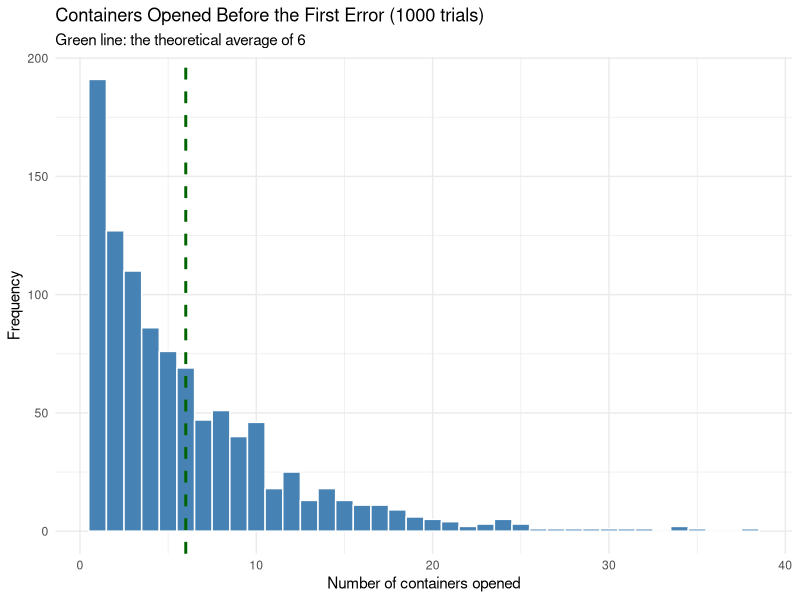
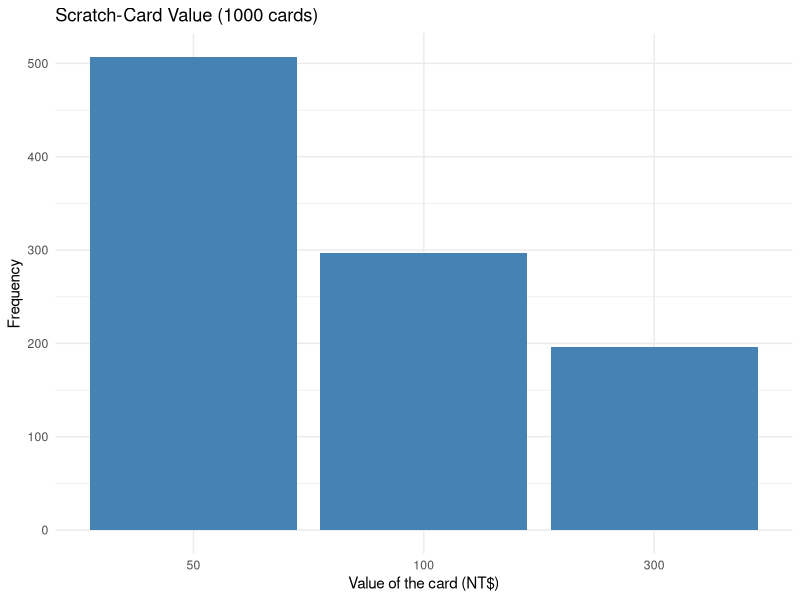
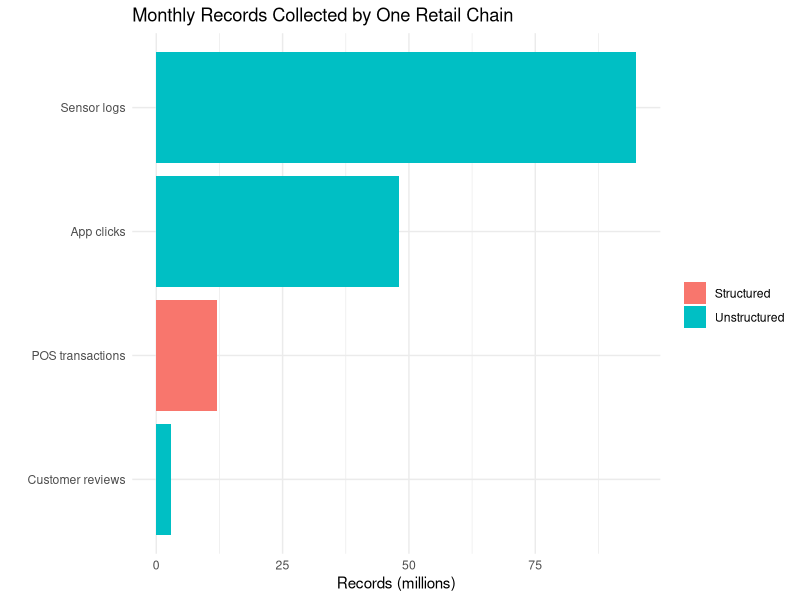

These charts were generated, in order, by the following R code:
## ---- chunk 1
library(tidyverse)
library(ggplot2)
knitr::opts_chunk$set(echo = TRUE, warning = FALSE, message = FALSE)
## ---- chunk 2
set.seed(2023)
matrix(sample(0:9, size = 50, replace = TRUE), nrow = 5, byrow = TRUE)

sample(1:50, size = 10)
## ---- chunk 3
branches <- c(
  "Bade","Bali","Banqiao","Beitou","Daan","Datong","Daxi","Gongliao","Guishan","Jinshan",
  "Keelung","Linkou","Longtan","Luzhou","Luzhu","Nangang","Neihu","Pinglin","Pingxi","Pingzhen",
  "Ruifang","Sanchong","Sanxia","Sanzhi","Shenkeng","Shiding","Shilin","Shimen","Shuangxi","Shulin",
  "Songshan","Taishan","Tamsui","Taoyuan","Tucheng","Wanhua","Wanli","Wenshan","Wugu","Wulai",
  "Xindian","Xinyi","Xinzhuang","Xizhi","Yangmei","Yingge","Yonghe","Zhonghe","Zhongli","Zhongshan")

numbers_from_table <- c(43, 29, 17, 9, 4, 48, 44, 19, 7, 27)
branches[numbers_from_table]
## ---- chunk 4
set.seed(1114)
audit_numbers <- sort(sample(seq_along(branches), size = 10))
knitr::kable(data.frame(Number = sprintf("%02d", audit_numbers),
                        Branch = branches[audit_numbers]), align = "c")
## ---- chunk 5
set.seed(2024)
sampling_interval <- length(branches) / 10
random_start      <- sample(sampling_interval, size = 1)

audit_schedule <- seq(random_start, length(branches), by = sampling_interval)
audit_schedule
branches[audit_schedule]
## ---- chunk 6
members <- data.frame(
  company  = c("Aurora Tech","Harvest Sauce","Camellia Tea","Beacon Semi","Jade Snack",
               "Kingfisher Micro","Skyline Vision","Golden Grain","Lotus Noodle","Nimbus Devices",
               "Helios Optics","Ruby Fruit","Orchid Circuits","Pomelo Foods","Granite Boards",
               "Silver Carp Foods","Zenith Modules","Willow Bakery","Summit Cable","Teal Bean Foods"),
  industry = c("Electronics","Food","Food","Electronics","Food",
               "Electronics","Electronics","Food","Food","Electronics",
               "Electronics","Food","Electronics","Food","Electronics",
               "Food","Electronics","Food","Electronics","Food"),
  size     = c("Small","Large","Small","Large","Small",
               "Small","Large","Large","Small","Small",
               "Large","Large","Small","Small","Large",
               "Large","Small","Small","Large","Large")
)
table(members$industry, members$size)
## ---- chunk 7
set.seed(1403)
stratified_sample <- members |>
  group_by(industry, size) |>
  slice_sample(n = 2) |>
  arrange(industry, size)

knitr::kable(stratified_sample, align = "c")
## ---- chunk 8
coin_digits <- c(8, 6, 3, 1)
ifelse(coin_digits %% 2 == 1, "H", "T")

set.seed(143)
sample(1:6, size = 10, replace = TRUE)
sample(1:4, size = 10, replace = TRUE)
## ---- chunk 9
set.seed(101)
order_digits <- sample(0:9, size = 20, replace = TRUE)
order_digits

late_delivery <- order_digits %in% 1:4
sum(late_delivery)
mean(late_delivery)
## ---- chunk 10
set.seed(405)
tender_digits <- sample(1:9, size = 5, replace = TRUE)
tender_digits

winner <- ifelse(tender_digits <= 6, "Northline", "Southport")
table(winner)
## ---- chunk 11
set.seed(23)
containers_opened <- rgeom(20, prob = 1/6) + 1
containers_opened
sum(containers_opened)
mean(containers_opened)
## ---- chunk 12
set.seed(23)
many_inspections <- rgeom(1000, prob = 1/6) + 1
mean(many_inspections)

p146 <- ggplot(data.frame(opened = many_inspections), aes(x = opened)) +
  geom_histogram(binwidth = 1, fill = "steelblue", color = "white") +
  geom_vline(xintercept = 6, color = "darkgreen",
             linetype = "dashed", linewidth = 1) +
  labs(title = "Containers Opened Before the First Error (1000 trials)",
       subtitle = "Green line: the theoretical average of 6",
       x = "Number of containers opened", y = "Frequency") +
  theme_minimal()
## ---- chunk 13
p146
## ---- chunk 14
set.seed(1407)
pallet_with_order <- 2

pallets_checked <- replicate(25, which(sample(4) == pallet_with_order))
pallets_checked
sum(pallets_checked)
mean(pallets_checked)
mean(1:4)
## ---- chunk 15
set.seed(108)
card_digits <- sample(0:9, size = 25, replace = TRUE)

value_of_digit <- c(300, 50, 50, 50, 50, 50, 100, 100, 100, 300)
card_value <- value_of_digit[card_digits + 1]
card_value
sum(card_value)
mean(card_value)
## ---- chunk 16
set.seed(1418)
card_values  <- c(50, 100, 300)
card_chances <- c(0.5, 0.3, 0.2)
many_cards   <- sample(card_values, size = 1000, replace = TRUE, prob = card_chances)
mean(many_cards)

p148 <- ggplot(data.frame(value = factor(many_cards, levels = card_values)), aes(x = value)) +
  geom_bar(fill = "steelblue") +
  labs(title = "Scratch-Card Value (1000 cards)",
       x = "Value of the card (NT$)", y = "Frequency") +
  theme_minimal()
## ---- chunk 17
p148
## ---- chunk 18
set.seed(2023)
prize_door <- sample(1:3, size = 10000, replace = TRUE)
first_pick <- sample(1:3, size = 10000, replace = TRUE)

switch_wins <- first_pick != prize_door
mean(switch_wins)
## ---- chunk 19
structured_orders <- data.frame(
  order_id = 1:3,
  date     = c("2026-03-05", "2026-03-06", "2026-03-06"),
  amount   = c(245, 138, 1020),
  store    = c("Taipei", "Kaohsiung", "Taipei")
)
knitr::kable(structured_orders, align = "c")
unstructured_reviews <- c("the delivery was late but the staff were kind",
                          "great coffee, terrible parking")
nchar(unstructured_reviews)
## ---- chunk 20
monthly_records <- data.frame(
  source   = c("POS transactions", "App clicks", "Customer reviews", "Sensor logs"),
  kind     = c("Structured", "Unstructured", "Unstructured", "Unstructured"),
  millions = c(12, 48, 3, 95)
)

ggplot(monthly_records, aes(x = reorder(source, millions), y = millions, fill = kind)) +
  geom_col() +
  coord_flip() +
  labs(title = "Monthly Records Collected by One Retail Chain",
       x = "", y = "Records (millions)", fill = "") +
  theme_minimal()
